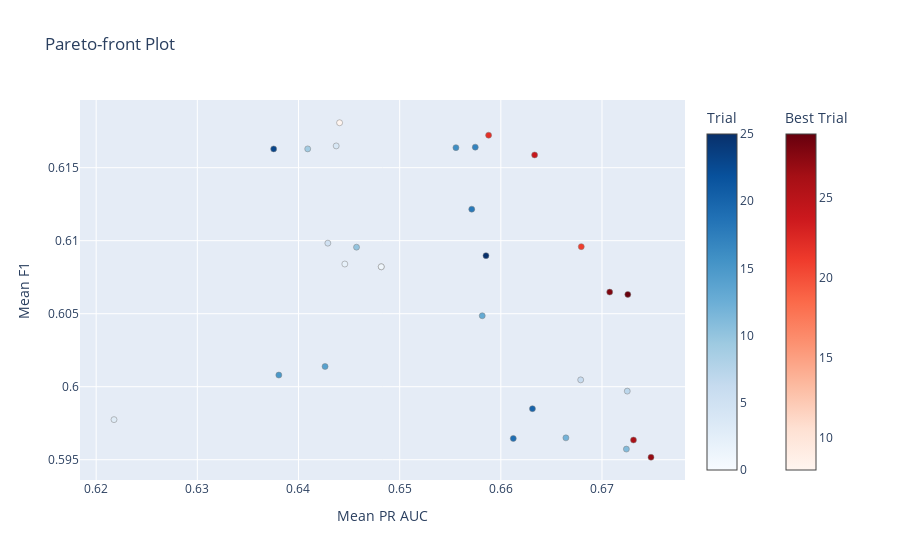

Notebook code cell kept with this figure:
### Code cell
lgbm_study = optuna.load_study(study_name="lgbm_study", storage="sqlite:///my_study.db")
optuna.visualization.plot_pareto_front(lgbm_study, target_names=["Mean PR AUC", "Mean F1"])

### Figure 1 — Plotly figure (JSON) as saved in the notebook; plotly's stock layout.template omitted (floating-point values rounded to 4 significant figures)
{"data": [{"hovertemplate": "%{text}<extra>Trial</extra>", "marker": {"color": [0, 1, 2, 3, 4, 5, 6, 7, 9, 10, 11, 12, 13, 14, 15, 16, 17, 18, 19, 20, 23, 25], "colorbar": {"title": {"text": "Trial"}}, "colorscale": [[0, "rgb(247,251,255)"], [0.125, "rgb(222,235,247)"], [0.25, "rgb(198,219,239)"], [0.375, "rgb(158,202,225)"], [0.5, "rgb(107,174,214)"], [0.625, "rgb(66,146,198)"], [0.75, "rgb(33,113,181)"], [0.875, "rgb(8,81,156)"], [1, "rgb(8,48,107)"]], "line": {"color": "Grey", "width": 0.5}}, "mode": "markers", "showlegend": false, "text": ["{<br>  \"number\": 0,<br>  \"values\": [<br>    0.6481791433257595,<br>    0.608212027804601<br>  ],<br>  \"params\": {<br>    \"classifier__colsample_bytree\": 0.6923913504558172,<br>    \"classifier__learning_rate\": 0.0914658479860042,<br>    \"classifier__max_depth\": 4,<br>    \"classifier__min_child_samples\": 39,<br>    \"classifier__n_estimators\": 878,<br>    \"classifier__num_leaves\": 52,<br>    \"classifier__reg_alpha\": 0.295762093408928,<br>    \"classifier__reg_lambda\": 0.45757904384482906,<br>    \"classifier__subsample\": 0.8551474722356436,<br>    \"over__k_neighbors\": 14,<br>    \"over__sampling_strategy\": 0.6644200991667422<br>  }<br>}", "{<br>  \"number\": 1,<br>  \"values\": [<br>    0.6481791433257595,<br>    0.608212027804601<br>  ],<br>  \"params\": {<br>    \"classifier__colsample_bytree\": 0.8836872773395599,<br>    \"classifier__learning_rate\": 0.12262001940318636,<br>    \"classifier__max_depth\": 6,<br>    \"classifier__min_child_samples\": 18,<br>    \"classifier__n_estimators\": 734,<br>    \"classifier__num_leaves\": 139,<br>    \"classifier__reg_alpha\": 0.3571316810129358,<br>    \"classifier__reg_lambda\": 0.7796445000270502,<br>    \"classifier__subsample\": 0.9551502480484655,<br>    \"over__k_neighbors\": 2,<br>    \"over__sampling_strategy\": 0.6306694569878601<br>  }<br>}", "{<br>  \"number\": 2,<br>  \"values\": [<br>    0.6445797291737211,<br>    0.608400783342778<br>  ],<br>  \"params\": {<br>    \"classifier__colsample_bytree\": 0.6494467550658721,<br>    \"classifier__learning_rate\": 0.10522687923567785,<br>    \"classifier__max_depth\": 9,<br>    \"classifier__min_child_samples\": 38,<br>    \"classifier__n_estimators\": 635,<br>    \"classifier__num_leaves\": 79,<br>    \"classifier__reg_alpha\": 0.24399972442948165,<br>    \"classifier__reg_lambda\": 0.9345718162446607,<br>    \"classifier__subsample\": 0.8604173819294232,<br>    \"over__k_neighbors\": 6,<br>    \"over__sampling_strategy\": 0.7388052336432036<br>  }<br>}", "{<br>  \"number\": 3,<br>  \"values\": [<br>    0.6217637298126792,<br>    0.5977452305257794<br>  ],<br>  \"params\": {<br>    \"classifier__colsample_bytree\": 0.9911211585650836,<br>    \"classifier__learning_rate\": 0.017736285174618147,<br>    \"classifier__max_depth\": 1,<br>    \"classifier__min_child_samples\": 19,<br>    \"classifier__n_estimators\": 381,<br>    \"classifier__num_leaves\": 86,<br>    \"classifier__reg_alpha\": 0.46044526140838715,<br>    \"classifier__reg_lambda\": 0.7526456800569701,<br>    \"classifier__subsample\": 0.6148958076790818,<br>    \"over__k_neighbors\": 22,<br>    \"over__sampling_strategy\": 0.6052892104590009<br>  }<br>}", "{<br>  \"number\": 4,<br>  \"values\": [<br>    0.6437272777192509,<br>    0.6164909886102607<br>  ],<br>  \"params\": {<br>    \"classifier__colsample_bytree\": 0.8378839922571999,<br>    \"classifier__learning_rate\": 0.014988221940214163,<br>    \"classifier__max_depth\": 6,<br>    \"classifier__min_child_samples\": 43,<br>    \"classifier__n_estimators\": 440,<br>    \"classifier__num_leaves\": 31,<br>    \"classifier__reg_alpha\": 0.11873476365664196,<br>    \"classifier__reg_lambda\": 0.7013976118630566,<br>    \"classifier__subsample\": 0.9382702804809353,<br>    \"over__k_neighbors\": 13,<br>    \"over__sampling_strategy\": 0.955421001376642<br>  }<br>}", "{<br>  \"number\": 5,<br>  \"values\": [<br>    0.6429011933266364,<br>    0.6098298238510574<br>  ],<br>  \"params\": {<br>    \"classifier__colsample_bytree\": 0.8078731777886868,<br>    \"classifier__learning_rate\": 0.19333835190551785,<br>    \"classifier__max_depth\": 9,<br>    \"classifier__min_child_samples\": 14,<br>    \"classifier__n_estimators\": 430,<br>    \"classifier__num_leaves\": 85,<br>    \"classifier__reg_alpha\": 0.1612332411124245,<br>    \"classifier__reg_lambda\": 0.7733976323443501,<br>    \"classifier__subsample\": 0.851599014018061,<br>    \"over__k_neighbors\": 6,<br>    \"over__sampling_strategy\": 0.7676143281665351<br>  }<br>}", "{<br>  \"number\": 6,<br>  \"values\": [<br>    0.667893232414531,<br>    0.6004670314712397<br>  ],<br>  \"params\": {<br>    \"classifier__colsample_bytree\": 0.6800359925898924,<br>    \"classifier__learning_rate\": 0.1174670919654562,<br>    \"classifier__max_depth\": 10,<br>    \"classifier__min_child_samples\": 11,<br>    \"classifier__n_estimators\": 366,<br>    \"classifier__num_leaves\": 47,<br>    \"classifier__reg_alpha\": 0.9873332093569686,<br>    \"classifier__reg_lambda\": 0.8237280408782749,<br>    \"classifier__subsample\": 0.8188165352367329,<br>    \"over__k_neighbors\": 16,<br>    \"over__sampling_strategy\": 0.40630225255124763<br>  }<br>}", "{<br>  \"number\": 7,<br>  \"values\": [<br>    0.6724975193877245,<br>    0.5996970508621173<br>  ],<br>  \"params\": {<br>    \"classifier__colsample_bytree\": 0.9371874013132707,<br>    \"classifier__learning_rate\": 0.050274449073944835,<br>    \"classifier__max_depth\": 10,<br>    \"classifier__min_child_samples\": 18,<br>    \"classifier__n_estimators\": 249,<br>    \"classifier__num_leaves\": 117,<br>    \"classifier__reg_alpha\": 0.15008994068887171,<br>    \"classifier__reg_lambda\": 0.537409132772931,<br>    \"classifier__subsample\": 0.9993057768077361,<br>    \"over__k_neighbors\": 11,<br>    \"over__sampling_strategy\": 0.3637609878850091<br>  }<br>}", "{<br>  \"number\": 9,<br>  \"values\": [<br>    0.6409114319982183,<br>    0.6162873449909416<br>  ],<br>  \"params\": {<br>    \"classifier__colsample_bytree\": 0.6585106528539849,<br>    \"classifier__learning_rate\": 0.18292389184027003,<br>    \"classifier__max_depth\": 3,<br>    \"classifier__min_child_samples\": 35,<br>    \"classifier__n_estimators\": 233,<br>    \"classifier__num_leaves\": 56,<br>    \"classifier__reg_alpha\": 0.14979252525773687,<br>    \"classifier__reg_lambda\": 0.3977119377315529,<br>    \"classifier__subsample\": 0.7800106231791527,<br>    \"over__k_neighbors\": 21,<br>    \"over__sampling_strategy\": 0.7792700963951842<br>  }<br>}", "{<br>  \"number\": 10,<br>  \"values\": [<br>    0.6457356569264796,<br>    0.609554444333644<br>  ],<br>  \"params\": {<br>    \"classifier__colsample_bytree\": 0.7477726917849581,<br>    \"classifier__learning_rate\": 0.1851732861715213,<br>    \"classifier__max_depth\": 5,<br>    \"classifier__min_child_samples\": 21,<br>    \"classifier__n_estimators\": 332,<br>    \"classifier__num_leaves\": 46,<br>    \"classifier__reg_alpha\": 0.6147485447416097,<br>    \"classifier__reg_lambda\": 0.5685811248770686,<br>    \"classifier__subsample\": 0.9271762975718307,<br>    \"over__k_neighbors\": 23,<br>    \"over__sampling_strategy\": 0.9930844928958459<br>  }<br>}", "{<br>  \"number\": 11,<br>  \"values\": [<br>    0.6724119773010454,<br>    0.5957260154807694<br>  ],<br>  \"params\": {<br>    \"classifier__colsample_bytree\": 0.9043000596481929,<br>    \"classifier__learning_rate\": 0.06356590163794429,<br>    \"classifier__max_depth\": 8,<br>    \"classifier__min_child_samples\": 26,<br>    \"classifier__n_estimators\": 104,<br>    \"classifier__num_leaves\": 134,<br>    \"classifier__reg_alpha\": 0.6260534720132058,<br>    \"classifier__reg_lambda\": 0.1776688462298313,<br>    \"classifier__subsample\": 0.9839846972144687,<br>    \"over__k_neighbors\": 30,<br>    \"over__sampling_strategy\": 0.3546251107632013<br>  }<br>}", "{<br>  \"number\": 12,<br>  \"values\": [<br>    0.66643196901092,<br>    0.596496244360692<br>  ],<br>  \"params\": {<br>    \"classifier__colsample_bytree\": 0.9604962569090681,<br>    \"classifier__learning_rate\": 0.053123465249201224,<br>    \"classifier__max_depth\": 7,<br>    \"classifier__min_child_samples\": 7,<br>    \"classifier__n_estimators\": 110,<br>    \"classifier__num_leaves\": 123,<br>    \"classifier__reg_alpha\": 0.10442163172828339,<br>    \"classifier__reg_lambda\": 0.20726205718286705,<br>    \"classifier__subsample\": 0.9933849808737168,<br>    \"over__k_neighbors\": 30,<br>    \"over__sampling_strategy\": 0.3600573168356785<br>  }<br>}", "{<br>  \"number\": 13,<br>  \"values\": [<br>    0.6581628335685197,<br>    0.6048570876600964<br>  ],<br>  \"params\": {<br>    \"classifier__colsample_bytree\": 0.9835178272391156,<br>    \"classifier__learning_rate\": 0.05241527439059202,<br>    \"classifier__max_depth\": 7,<br>    \"classifier__min_child_samples\": 5,<br>    \"classifier__n_estimators\": 968,<br>    \"classifier__num_leaves\": 113,<br>    \"classifier__reg_alpha\": 0.11044106249513164,<br>    \"classifier__reg_lambda\": 0.5902397730232802,<br>    \"classifier__subsample\": 0.7305761300447936,<br>    \"over__k_neighbors\": 29,<br>    \"over__sampling_strategy\": 0.5250553639022084<br>  }<br>}", "{<br>  \"number\": 14,<br>  \"values\": [<br>    0.6426255801744561,<br>    0.6013851508529975<br>  ],<br>  \"params\": {<br>    \"classifier__colsample_bytree\": 0.9205857257380231,<br>    \"classifier__learning_rate\": 0.04541877167931373,<br>    \"classifier__max_depth\": 2,<br>    \"classifier__min_child_samples\": 5,<br>    \"classifier__n_estimators\": 897,<br>    \"classifier__num_leaves\": 112,<br>    \"classifier__reg_alpha\": 0.3933945938648763,<br>    \"classifier__reg_lambda\": 0.9950663869009093,<br>    \"classifier__subsample\": 0.7172003473116372,<br>    \"over__k_neighbors\": 11,<br>    \"over__sampling_strategy\": 0.46785824050446545<br>  }<br>}", "{<br>  \"number\": 15,<br>  \"values\": [<br>    0.6380577562893421,<br>    0.6007970316134726<br>  ],<br>  \"params\": {<br>    \"classifier__colsample_bytree\": 0.9113759215711714,<br>    \"classifier__learning_rate\": 0.03032144203952168,<br>    \"classifier__max_depth\": 2,<br>    \"classifier__min_child_samples\": 28,<br>    \"classifier__n_estimators\": 583,<br>    \"classifier__num_leaves\": 106,<br>    \"classifier__reg_alpha\": 0.3710755981188715,<br>    \"classifier__reg_lambda\": 0.9441599180564746,<br>    \"classifier__subsample\": 0.706231742926022,<br>    \"over__k_neighbors\": 16,<br>    \"over__sampling_strategy\": 0.4888752504242806<br>  }<br>}", "{<br>  \"number\": 16,<br>  \"values\": [<br>    0.655562077970423,<br>    0.6163713640536606<br>  ],<br>  \"params\": {<br>    \"classifier__colsample_bytree\": 0.865395155350399,<br>    \"classifier__learning_rate\": 0.08002748485834182,<br>    \"classifier__max_depth\": 4,<br>    \"classifier__min_child_samples\": 50,<br>    \"classifier__n_estimators\": 584,<br>    \"classifier__num_leaves\": 99,<br>    \"classifier__reg_alpha\": 0.25147331302730935,<br>    \"classifier__reg_lambda\": 0.6342523024869502,<br>    \"classifier__subsample\": 0.6046161155624623,<br>    \"over__k_neighbors\": 8,<br>    \"over__sampling_strategy\": 0.5464823221918449<br>  }<br>}", "{<br>  \"number\": 17,<br>  \"values\": [<br>    0.657472661906612,<br>    0.6164055067213046<br>  ],<br>  \"params\": {<br>    \"classifier__colsample_bytree\": 0.8573314341149787,<br>    \"classifier__learning_rate\": 0.07615194246840477,<br>    \"classifier__max_depth\": 5,<br>    \"classifier__min_child_samples\": 49,<br>    \"classifier__n_estimators\": 732,<br>    \"classifier__num_leaves\": 150,<br>    \"classifier__reg_alpha\": 0.2625542544688248,<br>    \"classifier__reg_lambda\": 0.631270560308917,<br>    \"classifier__subsample\": 0.9225448981507509,<br>    \"over__k_neighbors\": 8,<br>    \"over__sampling_strategy\": 0.5394095714061843<br>  }<br>}", "{<br>  \"number\": 18,<br>  \"values\": [<br>    0.6571268758411501,<br>    0.6121574397593857<br>  ],<br>  \"params\": {<br>    \"classifier__colsample_bytree\": 0.8466595120509447,<br>    \"classifier__learning_rate\": 0.07949003092464581,<br>    \"classifier__max_depth\": 5,<br>    \"classifier__min_child_samples\": 49,<br>    \"classifier__n_estimators\": 726,<br>    \"classifier__num_leaves\": 150,<br>    \"classifier__reg_alpha\": 0.24375255397715137,<br>    \"classifier__reg_lambda\": 0.6562369952278189,<br>    \"classifier__subsample\": 0.6386970640052748,<br>    \"over__k_neighbors\": 8,<br>    \"over__sampling_strategy\": 0.5639017001375626<br>  }<br>}", "{<br>  \"number\": 19,<br>  \"values\": [<br>    0.6612317271181414,<br>    0.5964562759482784<br>  ],<br>  \"params\": {<br>    \"classifier__colsample_bytree\": 0.8521712791207438,<br>    \"classifier__learning_rate\": 0.07951878286221085,<br>    \"classifier__max_depth\": 10,<br>    \"classifier__min_child_samples\": 49,<br>    \"classifier__n_estimators\": 744,<br>    \"classifier__num_leaves\": 150,<br>    \"classifier__reg_alpha\": 0.48073334356365494,<br>    \"classifier__reg_lambda\": 0.4783589983907456,<br>    \"classifier__subsample\": 0.9033772298994664,<br>    \"over__k_neighbors\": 1,<br>    \"over__sampling_strategy\": 0.43829324499921507<br>  }<br>}", "{<br>  \"number\": 20,<br>  \"values\": [<br>    0.6631264577959408,<br>    0.5984944170836299<br>  ],<br>  \"params\": {<br>    \"classifier__colsample_bytree\": 0.7742748827210983,<br>    \"classifier__learning_rate\": 0.06568783658245095,<br>    \"classifier__max_depth\": 7,<br>    \"classifier__min_child_samples\": 29,<br>    \"classifier__n_estimators\": 803,<br>    \"classifier__num_leaves\": 126,<br>    \"classifier__reg_alpha\": 0.24306612915613623,<br>    \"classifier__reg_lambda\": 0.3515482415258482,<br>    \"classifier__subsample\": 0.9990595873319331,<br>    \"over__k_neighbors\": 19,<br>    \"over__sampling_strategy\": 0.4220391193920819<br>  }<br>}", "{<br>  \"number\": 23,<br>  \"values\": [<br>    0.6375478298667103,<br>    0.6162857021901866<br>  ],<br>  \"params\": {<br>    \"classifier__colsample_bytree\": 0.9494567468841774,<br>    \"classifier__learning_rate\": 0.037910081673774854,<br>    \"classifier__max_depth\": 4,<br>    \"classifier__min_child_samples\": 12,<br>    \"classifier__n_estimators\": 248,<br>    \"classifier__num_leaves\": 71,<br>    \"classifier__reg_alpha\": 0.17307713876599226,<br>    \"classifier__reg_lambda\": 0.5227941491590341,<br>    \"classifier__subsample\": 0.6547551775468159,<br>    \"over__k_neighbors\": 26,<br>    \"over__sampling_strategy\": 0.8406792309767497<br>  }<br>}", "{<br>  \"number\": 25,<br>  \"values\": [<br>    0.658532746096862,<br>    0.6089764409371342<br>  ],<br>  \"params\": {<br>    \"classifier__colsample_bytree\": 0.9979890646724019,<br>    \"classifier__learning_rate\": 0.010405418186988036,<br>    \"classifier__max_depth\": 9,<br>    \"classifier__min_child_samples\": 22,<br>    \"classifier__n_estimators\": 214,<br>    \"classifier__num_leaves\": 70,<br>    \"classifier__reg_alpha\": 0.30902378637668526,<br>    \"classifier__reg_lambda\": 0.32759647526569924,<br>    \"classifier__subsample\": 0.8932906567444393,<br>    \"over__k_neighbors\": 11,<br>    \"over__sampling_strategy\": 0.4832302105180492<br>  }<br>}"], "type": "scatter", "x": [0.6482, 0.6482, 0.6446, 0.6218, 0.6437, 0.6429, 0.6679, 0.6725, 0.6409, 0.6457, 0.6724, 0.6664, 0.6582, 0.6426, 0.6381, 0.6556, 0.6575, 0.6571, 0.6612, 0.6631, 0.6375, 0.6585], "y": [0.6082, 0.6082, 0.6084, 0.5977, 0.6165, 0.6098, 0.6005, 0.5997, 0.6163, 0.6096, 0.5957, 0.5965, 0.6049, 0.6014, 0.6008, 0.6164, 0.6164, 0.6122, 0.5965, 0.5985, 0.6163, 0.609]}, {"hovertemplate": "%{text}<extra>Best Trial</extra>", "marker": {"color": [8, 21, 22, 24, 26, 27, 28, 29], "colorbar": {"title": {"text": "Best Trial"}, "x": 1.1, "xpad": 40}, "colorscale": [[0, "rgb(255,245,240)"], [0.125, "rgb(254,224,210)"], [0.25, "rgb(252,187,161)"], [0.375, "rgb(252,146,114)"], [0.5, "rgb(251,106,74)"], [0.625, "rgb(239,59,44)"], [0.75, "rgb(203,24,29)"], [0.875, "rgb(165,15,21)"], [1, "rgb(103,0,13)"]], "line": {"color": "Grey", "width": 0.5}}, "mode": "markers", "showlegend": false, "text": ["{<br>  \"number\": 8,<br>  \"values\": [<br>    0.644061341384452,<br>    0.618076921917051<br>  ],<br>  \"params\": {<br>    \"classifier__colsample_bytree\": 0.9525851019799721,<br>    \"classifier__learning_rate\": 0.04169925542642716,<br>    \"classifier__max_depth\": 4,<br>    \"classifier__min_child_samples\": 6,<br>    \"classifier__n_estimators\": 933,<br>    \"classifier__num_leaves\": 95,<br>    \"classifier__reg_alpha\": 0.14540907341047074,<br>    \"classifier__reg_lambda\": 0.809786012465244,<br>    \"classifier__subsample\": 0.6661833630861052,<br>    \"over__k_neighbors\": 24,<br>    \"over__sampling_strategy\": 0.7831280950769215<br>  }<br>}", "{<br>  \"number\": 21,<br>  \"values\": [<br>    0.6679526578331464,<br>    0.6095917667700379<br>  ],<br>  \"params\": {<br>    \"classifier__colsample_bytree\": 0.7559761731724634,<br>    \"classifier__learning_rate\": 0.0670089893467733,<br>    \"classifier__max_depth\": 7,<br>    \"classifier__min_child_samples\": 29,<br>    \"classifier__n_estimators\": 248,<br>    \"classifier__num_leaves\": 127,<br>    \"classifier__reg_alpha\": 0.2542211800893746,<br>    \"classifier__reg_lambda\": 0.3324837722080793,<br>    \"classifier__subsample\": 0.8959672200807781,<br>    \"over__k_neighbors\": 18,<br>    \"over__sampling_strategy\": 0.42693612969965145<br>  }<br>}", "{<br>  \"number\": 22,<br>  \"values\": [<br>    0.6587923086641287,<br>    0.6172246451932154<br>  ],<br>  \"params\": {<br>    \"classifier__colsample_bytree\": 0.9444801642063763,<br>    \"classifier__learning_rate\": 0.03632498277445621,<br>    \"classifier__max_depth\": 8,<br>    \"classifier__min_child_samples\": 14,<br>    \"classifier__n_estimators\": 235,<br>    \"classifier__num_leaves\": 75,<br>    \"classifier__reg_alpha\": 0.1950395397952936,<br>    \"classifier__reg_lambda\": 0.5410531610446644,<br>    \"classifier__subsample\": 0.9575900967944961,<br>    \"over__k_neighbors\": 11,<br>    \"over__sampling_strategy\": 0.4954705242821451<br>  }<br>}", "{<br>  \"number\": 24,<br>  \"values\": [<br>    0.663339714943868,<br>    0.6158715021120922<br>  ],<br>  \"params\": {<br>    \"classifier__colsample_bytree\": 0.9394940518123692,<br>    \"classifier__learning_rate\": 0.030884543885426448,<br>    \"classifier__max_depth\": 9,<br>    \"classifier__min_child_samples\": 15,<br>    \"classifier__n_estimators\": 242,<br>    \"classifier__num_leaves\": 68,<br>    \"classifier__reg_alpha\": 0.19454271347862542,<br>    \"classifier__reg_lambda\": 0.5145682218654029,<br>    \"classifier__subsample\": 0.9553754706605744,<br>    \"over__k_neighbors\": 11,<br>    \"over__sampling_strategy\": 0.48172053115635893<br>  }<br>}", "{<br>  \"number\": 26,<br>  \"values\": [<br>    0.6731138231715039,<br>    0.5963481774429714<br>  ],<br>  \"params\": {<br>    \"classifier__colsample_bytree\": 0.9973921112983907,<br>    \"classifier__learning_rate\": 0.02480024714179163,<br>    \"classifier__max_depth\": 9,<br>    \"classifier__min_child_samples\": 23,<br>    \"classifier__n_estimators\": 483,<br>    \"classifier__num_leaves\": 66,<br>    \"classifier__reg_alpha\": 0.3297322858463567,<br>    \"classifier__reg_lambda\": 0.44279110256514215,<br>    \"classifier__subsample\": 0.9636336625539972,<br>    \"over__k_neighbors\": 11,<br>    \"over__sampling_strategy\": 0.35146593969061785<br>  }<br>}", "{<br>  \"number\": 27,<br>  \"values\": [<br>    0.6748442249568417,<br>    0.5951677194666252<br>  ],<br>  \"params\": {<br>    \"classifier__colsample_bytree\": 0.6029679609870878,<br>    \"classifier__learning_rate\": 0.032082575420636736,<br>    \"classifier__max_depth\": 10,<br>    \"classifier__min_child_samples\": 24,<br>    \"classifier__n_estimators\": 496,<br>    \"classifier__num_leaves\": 97,<br>    \"classifier__reg_alpha\": 0.17938860811200935,<br>    \"classifier__reg_lambda\": 0.44451618736407306,<br>    \"classifier__subsample\": 0.999858146240725,<br>    \"over__k_neighbors\": 5,<br>    \"over__sampling_strategy\": 0.3532223856999658<br>  }<br>}", "{<br>  \"number\": 28,<br>  \"values\": [<br>    0.6707629021981326,<br>    0.6064782569547265<br>  ],<br>  \"params\": {<br>    \"classifier__colsample_bytree\": 0.9643081588142669,<br>    \"classifier__learning_rate\": 0.024890145248810423,<br>    \"classifier__max_depth\": 8,<br>    \"classifier__min_child_samples\": 23,<br>    \"classifier__n_estimators\": 485,<br>    \"classifier__num_leaves\": 63,<br>    \"classifier__reg_alpha\": 0.33467016117964643,<br>    \"classifier__reg_lambda\": 0.28066668481890683,<br>    \"classifier__subsample\": 0.9617530274541308,<br>    \"over__k_neighbors\": 4,<br>    \"over__sampling_strategy\": 0.3883638288395505<br>  }<br>}", "{<br>  \"number\": 29,<br>  \"values\": [<br>    0.6725516595604328,<br>    0.6063189073346005<br>  ],<br>  \"params\": {<br>    \"classifier__colsample_bytree\": 0.6053047106607662,<br>    \"classifier__learning_rate\": 0.028056880977932984,<br>    \"classifier__max_depth\": 8,<br>    \"classifier__min_child_samples\": 34,<br>    \"classifier__n_estimators\": 517,<br>    \"classifier__num_leaves\": 90,<br>    \"classifier__reg_alpha\": 0.20049320363081555,<br>    \"classifier__reg_lambda\": 0.10380040489027925,<br>    \"classifier__subsample\": 0.969042533171844,<br>    \"over__k_neighbors\": 3,<br>    \"over__sampling_strategy\": 0.39352742674680213<br>  }<br>}"], "type": "scatter", "x": [0.6441, 0.668, 0.6588, 0.6633, 0.6731, 0.6748, 0.6708, 0.6726], "y": [0.6181, 0.6096, 0.6172, 0.6159, 0.5963, 0.5952, 0.6065, 0.6063]}], "layout": {"title": {"text": "Pareto-front Plot"}, "xaxis": {"title": {"text": "Mean PR AUC"}}, "yaxis": {"title": {"text": "Mean F1"}}}}
